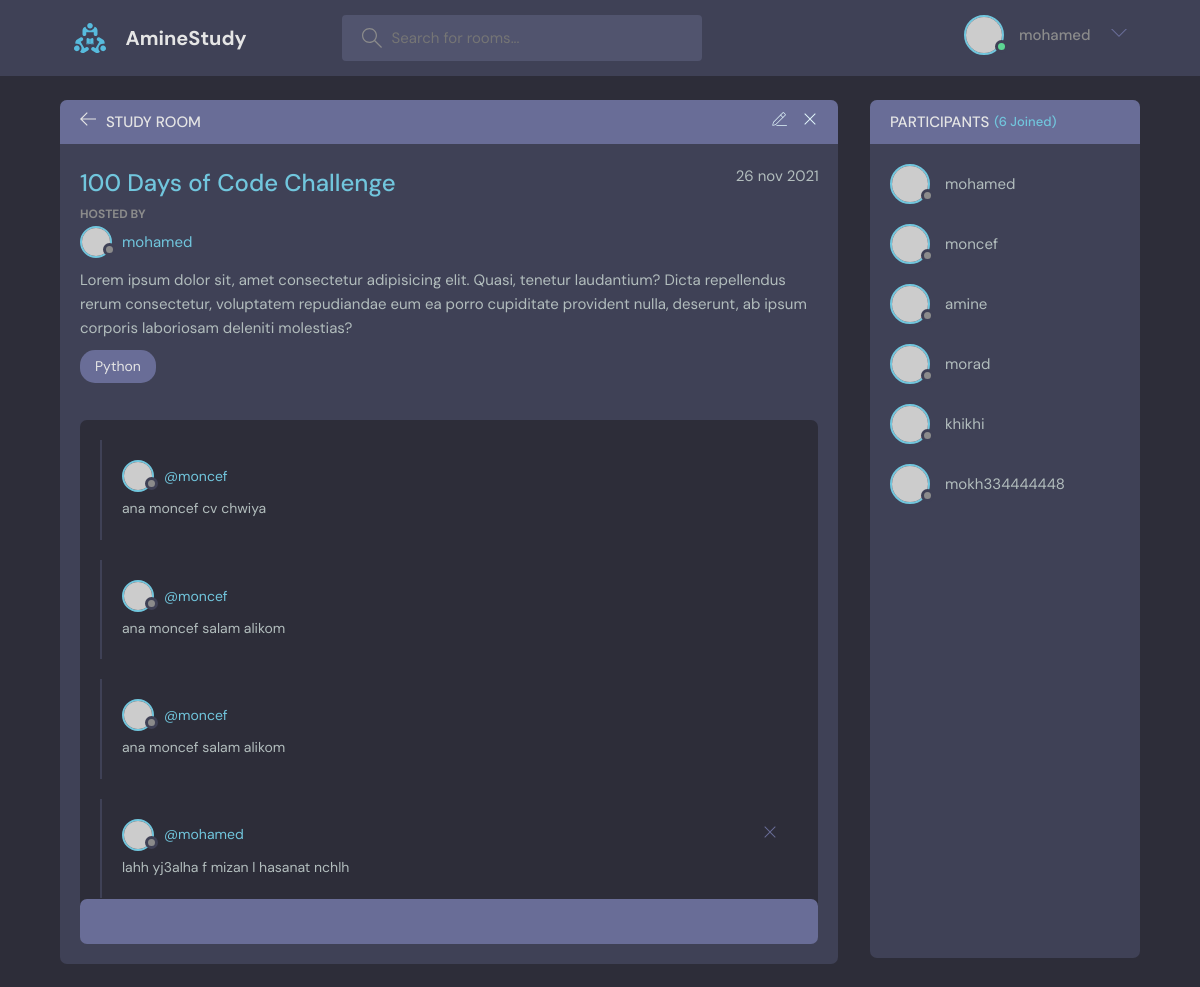
Page /100-days-of-code-challenge (signed in) on the committed database.
### room/models.py (models this page shows, shortened)
class Room(models.Model):
	owner = models.ForeignKey(User,on_delete = models.SET_NULL,null=True)
	title = models.CharField(max_length=50)
	description = models.TextField()
	created = models.DateField(auto_now_add=True, null=True,blank=True)
	modify = models.DateField(auto_now=True)
	participants = models.ManyToManyField(User,related_name='participants', blank=True)
	category = models.ForeignKey('Category', on_delete = models.SET_NULL, null=True)
	slug = models.SlugField(blank=True,null=True)
	class Meta:
		ordering = ['-modify']

class Category(models.Model):
	name = models.CharField(max_length=50)
	def __str__(self):
		return self.name

class Comment(models.Model):
	user = models.ForeignKey(User,on_delete=models.SET_NULL,null=True)
	body = models.CharField(max_length=150)
	room = models.ForeignKey(Room,on_delete=models.SET_NULL,null=True)

### room/views.py (the view)
# urls.py: path('<str:slug>',views.room_detail, name = 'room_detail'),
def room_detail(request,slug):
	room_detail = Room.objects.get(slug = slug)
	participants = room_detail.participants.all()
	comment = reversed(Comment.objects.filter(room = room_detail))
	form = CommentForm()
	if request.method == 'POST':
		owner = request.user
		body = request.POST.get('body')
		rom = room_detail
		Comment.objects.create(user = request.user,body = body,room = rom)
		room_detail.participants.add(request.user)
	context = {
			'room_detail':room_detail,
			'comment':comment,
			'form':form,
			'participants':participants
	}
	return render(request,'room/roomdetail.html',context)

### room/forms.py
class CommentForm(forms.ModelForm):
	class Meta:
		model = Comment
		fields = ["body"]

### room/templates/room/roomdetail.html (shortened to what this page needs)
{% extends "base.html" %}
{% block body %}
	<main class="profile-page layout layout--2">
      <div class="container">
        <div class="room">
          <div class="room__top">
            <div class="room__topLeft">
              <a href="{% url 'room:room_list' %}">
                <svg version="1.1" xmlns="http://www.w3.org/2000/svg" width="32" height="32" viewBox="0 0 32 32">
                  <title>arrow-left</title>
                  <path
                    d="M13.723 2.286l-13.723 13.714 13.719 13.714 1.616-1.611-10.96-10.96h27.625v-2.286h-27.625l10.965-10.965-1.616-1.607z"
                  ></path>
                </svg>
              </a>
              <h3>Study Room</h3>
            </div>
            {% if request.user == room_detail.owner %}
                <div class="room__topRight">
                  <a href="#">
                  </a>
                  <a href="#">
                    <svg version="1.1" xmlns="http://www.w3.org/2000/svg" width="32" height="32" viewBox="0 0 32 32">
                      <title>remove</title>
                      <path
                        d="M27.314 6.019l-1.333-1.333-9.98 9.981-9.981-9.981-1.333 1.333 9.981 9.981-9.981 9.98 1.333 1.333 9.981-9.98 9.98 9.98 1.333-1.333-9.98-9.98 9.98-9.981z"
                      ></path>
                    </svg>
                  </a>
                </div>
            {% endif %}
          </div>
          <div class="room__box scroll">
            <div class="room__header scroll">
              <div class="room__info">
                <h3>{{room_detail.title}}</h3>
                <span>{{room_detail.modify|date:"d b Y"}}</span>
              </div>
              <div class="room__hosted">
                <p>Hosted By</p>
                <a href="#" class="room__author">
                  <div class="avatar avatar--small">
                    <img src="https://randomuser.me/api/portraits/men/37.jpg" />
                  </div>
                  <span>{{room_detail.owner}}</span>
                </a>
              </div>
              <div class="room__details">
                {{room_detail.description}}
              </div>
              <span class="room__topics">{{room_detail.category}}</span>
            </div>
            <div class="room__conversation">
              <div class="threads scroll">
                {% for comm in comment %}
                  <div class="thread">
                    <div class="thread__top">
                      <div class="thread__author">
                        <a href="{% url 'accounts:profile' comm.user %}" class="thread__authorInfo">
                          <div class="avatar avatar--small">
                            <img src="https://randomuser.me/api/portraits/men/37.jpg" />
                          </div>
                          <span>@{{comm.user}}</span>
                        </a>
                      </div>
                      {% if request.user == comm.user %}
                          <div class="thread__delete">
                            <svg version="1.1" xmlns="http://www.w3.org/2000/svg" width="32" height="32" viewBox="0 0 32 32">
                              <title>remove</title>
                              <path
                                d="M27.314 6.019l-1.333-1.333-9.98 9.981-9.981-9.981-1.333 1.333 9.981 9.981-9.981 9.98 1.333 1.333 9.981-9.98 9.98 9.98 1.333-1.333-9.98-9.98 9.98-9.981z"
                              ></path>
                            </svg>
                          </div>
                      {% endif %}
                    </div>
                    <div class="thread__details">
                      {{comm.body}}
                    </div>
                  </div>
                {% endfor %}
              </div>
            </div>
          </div>
          <div class="room__message">
            {% if request.user.is_authenticated %}
              <form method="POST">
                  {{form.body}}
              </form>
            {% endif %}
          </div>
        </div>
        <div class="participants">
          <h3 class="participants__top">Participants <span>({{participants.count}} Joined)</span></h3>
          <div class="participants__list scroll">
            {% for parti in participants %}
              <a href="{% url 'accounts:profile' parti.username %}" class="participant">
                <div class="avatar avatar--medium">
                  <img src="https://randomuser.me/api/portraits/men/37.jpg" />
                </div>
                <p>
                  {{parti.username}}
                </p>
              </a>
            {% endfor %}
          </div>
        </div>
      </div>
    </main>
{% endblock body %}

### templates/base.html (shortened to what this page needs)
{% load static %}
<!DOCTYPE html>
<html lang="en">
  <head>
    <link rel="stylesheet" href="{% static 'style.css' %}" />
    <link rel="stylesheet" href="{% static 'assets/jdid.css' %}" />
    <link rel="stylesheet" href="{% static 'assets/pagination.css' %}" />
  </head>
  <body>
    <header class="header header--loggedIn">
      <div class="container">
        <a href="/" class="header__logo">
          <img src="{% static 'assets/logo.svg' %}" />
          <h1>AmineStudy</h1>
        </a>
        <form action="{% url 'room:room_list' %}" class="header__search" method="GET">
          <label>
            <input name="q" value="{{request.GET.get}}" placeholder="Search for rooms..." />
          </label>
        </form>
        <nav class="header__menu">
          {% if request.user.is_authenticated %}
                  <div class="header__user">
                    <a href="{% url 'accounts:profile' request.user.username %}">
                      <div class="avatar avatar--medium active">
                        <img src="https://randomuser.me/api/portraits/men/37.jpg" />
                      </div>
                      <p>{{request.user.username}}</p>
                    </a>
                    <button class="dropdown-button">
                      <svg version="1.1" xmlns="http://www.w3.org/2000/svg" width="32" height="32" viewBox="0 0 32 32">
                        <title>chevron-down</title>
                        <path d="M16 21l-13-13h-3l16 16 16-16h-3l-13 13z"></path>
                      </svg>
                    </button>
                  </div>
          {% else %}
              <a href="{% url 'login' %}">
                <img src="{% static 'assets/avatar.svg' %}" />
                <p>Login</p>
              </a>
          {% endif %}
        </nav>
      </div>
    </header>
    {% block body %}
    {% endblock body %}
  </body>
</html>

### rows in the picture
Room: title "100 Days of Code Challenge", modify "26 nov 2021", owner "mohamed", description "Lorem ipsum dolor sit, amet consectetur adipisicing elit. Quasi, tenetur laudantium? Dicta repellendus rerum consectetur, voluptatem repudiandae eum ea porro cupiditate provident nulla, deserunt, ab ipsum corporis laboriosam deleniti molestias?", category "Python"
Comment: user "moncef", body "ana moncef cv chwiya"
Comment: user "moncef", body "ana moncef salam alikom"
Comment: user "moncef", body "ana moncef salam alikom"
Comment: user "mohamed", body "lahh yj3alha f mizan l hasanat nchlh"

### other values in the picture
{{ request.user.username }} "mohamed"
{{ participants.count }} "6"
{{ parti.username }} "mohamed"
{{ parti.username }} "moncef"
{{ parti.username }} "amine"
{{ parti.username }} "morad"
{{ parti.username }} "khikhi"
{{ parti.username }} "mokh334444448"
